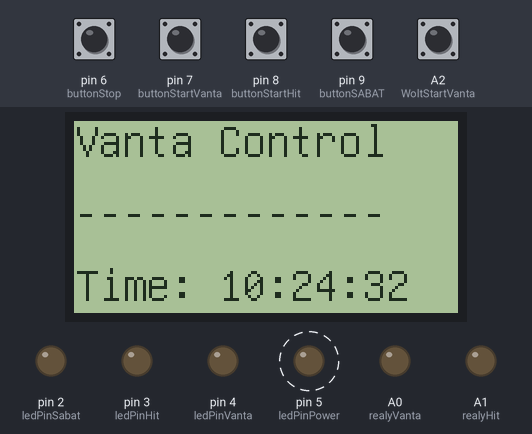
Bench run of a sketch on a simulated Arduino Uno, built with avr-gcc and run on an emulated ATmega328P. On the bench: 128×64 one-colour display, output pins drawn as LEDs (lit = HIGH). Dashed ring = blinking. The inputs (shaded band) are chosen by the test bench; at power-on: A2 (WoltStartVanta), pin 6 (buttonStop), pin 7 (buttonStartVanta), pin 8 (buttonStartHit), pin 9 (buttonSABAT) LOW. The local clock reads 2024-03-15 10:24:30 at power-on unless the sketch sets it; what the sketch prints to the serial monitor is not drawn.

Above: at 3.0 s.
3.1 s: pin 7 (buttonStartVanta) pulled HIGH for 1.35 s
At 5.8 s:
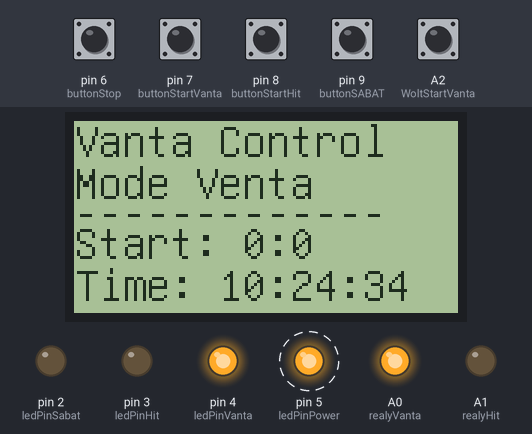
6.5 s: pin 8 (buttonStartHit) pulled HIGH for 1.35 s
At 7.8 s:
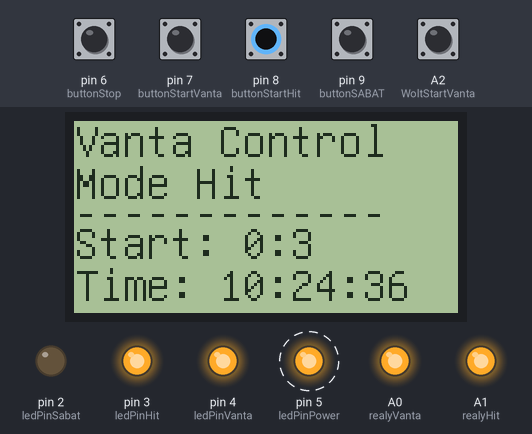
9.9 s: pin 9 (buttonSABAT) pulled HIGH for 1.35 s
At 11.7 s:
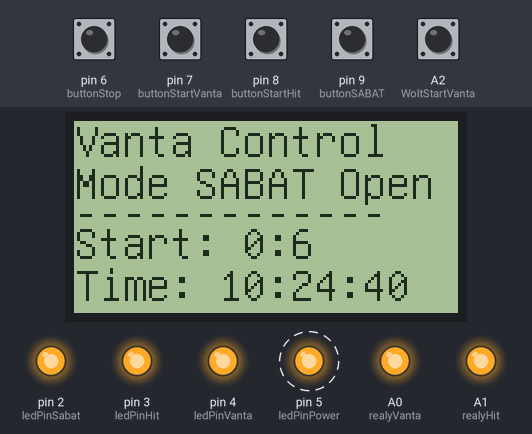
13.4 s: pin 6 (buttonStop) pulled HIGH for 1.35 s
At 15.8 s:
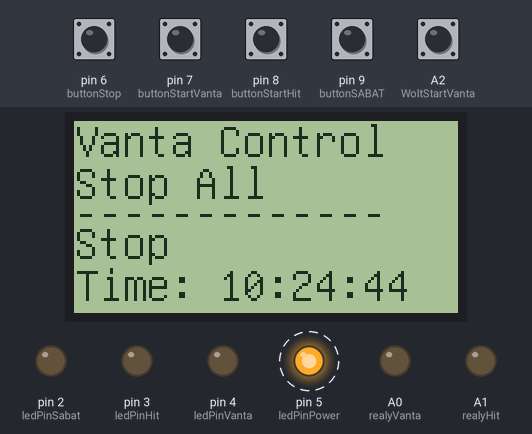
16.8 s: pin 9 (buttonSABAT) pulled HIGH for 1.35 s
At 19.4 s:
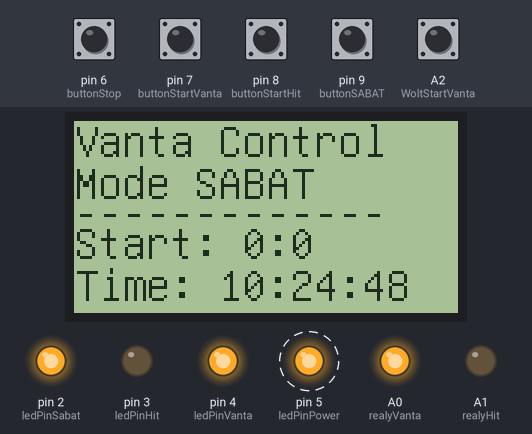
19.6 s: A2 (WoltStartVanta) pulled HIGH for 1.35 s
At 21.8 s:
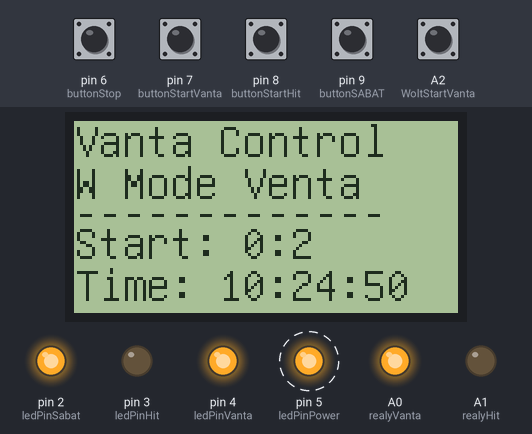
Timing chart, 0 to 24.7 s (numbered marks = the images above; inputs shaded):
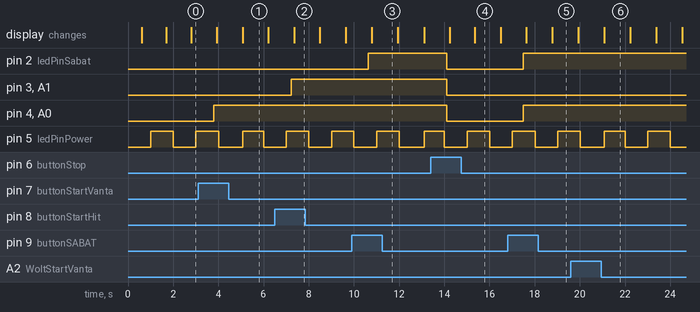

The sketch:

VantaControlVer71.ino
```cpp
/******************************************************************
 Created with PROGRAMINO IDE for Arduino - 24/05/2020 17:48:03
 Project     :
 Libraries   :
 Author      :
 Description :
******************************************************************/
/*   Venta Control
 * Doron Sandroy
 * version 7.2
 * BTN - From the Wolt
 *       From The BOX Start Venta
 *                    Start HIT
 *                    Stop ALL
 *                    Sabat MODE
 *  The Wolt BTN is from transistor
 *             //test the time if the time is 12 nite than clase all relay
           //than on the mornig set up agin on 8 a clock
           /*
            hour();            // the hour now  (0-23)
            minute();          // the minute now (0-59)
            second();          // the second now (0-59)
            day();             // the day now (1-31)
            weekday();         // day of the week, Sunday is day 0
            month();           // the month now (1-12)
            year();            // the full four digit year: (2009, 2010 etc)
            **************************************************************
            *    add new protocol from the wifi card to the arduino system cpu
            *    ADD NEW UART --
            *    the command :
            *    --------------
            *    FROM MAIN CPU
            *    ---------------
            *    GET_TIME = 110
            *    SET_TIME = 120
            *    GET_STATUS = 130
            *    ------------
            *    FROM WIFI CPU
            *    -------------
            *    SET_VENTA_RELAY = 210
            *    STOP_VENTA_RELAY = 220
            *    SET_HIT_RELAY = 230
            *    STOP_HIT_RELAY = 240
            *    STOP_ALL = 250
            DOTO ------
            1. ADD NEW UART
            2. ADD NEW switch  protocol
            3. add new btn for the SABAT sw
            -----------------------------
            on the wifi cpu
            1. add all need for the protocol
            2. add all command from up (from the arduino cpu)
            3. add all need for WIFI connceted and get from the alaxa command
               for on / off the relays.


*/
/*
 * Test Venta System
 * the test is
 * 1. sw test
 * 2. led test
 * 3. lcd test
 * 4. com test
 */
//include

#include <TimeLib.h>
#include <TimeAlarms.h>
//#include <ESP8266WiFi.h>
#include <time.h>
#include <DS3232RTC.h>      // https://github.com/JChristensen/DS3232RTC

//
#define STOP_ALL 1
#define VENTA 2
#define HIT 3
#define SABAT 4
#define SABAT_CLOSE 5
#define WOLT_POWER_VENTA 6
#define OFF 0
#define ON 1
//
#include "U8glib.h"
U8GLIB_ST7920_128X64_4X u8g(13,11,10,U8G_PIN_NONE);
// PIN asimnt
//button setup
const int  buttonStop = 6;
const int  buttonStartVanta = 7;
const int  buttonSABAT = 9;
const int  buttonStartHit = 8;
//-------------------------------
const int  WoltStartVanta = A2;

//-------------------------------
//led setup
const int ledPinHit = 3;
const int ledPinVanta = 4;
const int ledPinSabat = 2;
const int ledPinPower = 5;//ok
//-------------------------------
//relay setup
const int  realyVanta = A0;
const int  realyHit = A1;
//-------------------------------
//   var
char buttonStateStop = 0;
char buttonStateVenta = 0;
char buttonStateVentaWolt = 0;
char buttonStateHit = 0;
char buttonStateSABAT = 0;
char lastButtonStateStop = 0;
char lastButtonStateWolt = 0;
//------------------------------
int TimeCount =0;
char TimeCountStatus =0;
char status_led = 0;
char VentaWolt =0;
char StatusWorgink = 0;
//------------------------------
int HITtime = 60*15;//20 sec
int VENTAtime = 60*30;//30 sec
int SabatOntime = 60*20;// sec
int SabatClosetime = 60*15;// sec
//*********for debug*********
//int HITtime = 60*1;//20 sec
//int VENTAtime = 60*1;//30 sec
//int SabatOntime = 60*1;//30 sec
//int SabatClosetime = 60*1;//30 sec
//*********for debug*********
int BTNStatus =0;
int SabatSatus = 0;
int BTNStatusOLD = 0;
//Display Data
char strdata1[16]="Vanta Control";//line 1
char strdata2[16];//line 2
char strdata3[16];//line 3
char strdata4[16];//line 4
//const


//fnq test
void printDateTime(time_t t);

void draw(void)
{
  // graphic commands to redraw the complete screen should be placed her
  u8g.setFont(u8g_font_unifont);
  //u8g.setFont(u8g_font_osb21);
  u8g.drawStr( 0, 12, strdata1);
  u8g.drawStr( 0, 26, strdata2);
  u8g.drawStr( 0, 36, "-------------");
  u8g.drawStr( 0, 46, strdata3);
  u8g.drawStr( 0, 60, strdata4);
}

//****************************

//int timezone = 3;

AlarmId id;

int ReadBTN(void)
{
  int ReturnVal = 0;
//  buttonStateStop = 0;
//  buttonStateVenta = 0;
//  buttonStateVentaWolt = 0;
//  buttonStateHit = 0 ;
//  buttonStateSABAT = 0;

 // read the pushbutton input pin:
  buttonStateStop = digitalRead(buttonStop);
  buttonStateVenta = digitalRead(buttonStartVanta);
  buttonStateVentaWolt = digitalRead(WoltStartVanta);
  buttonStateHit = digitalRead(buttonStartHit);
  buttonStateSABAT = digitalRead(buttonSABAT);

  Alarm.delay(500);

  if (buttonStateStop != lastButtonStateStop)
  {
      //Serial.println("Stop Button");
      sprintf(strdata2, "Mode Stop");
      lastButtonStateStop = buttonStateStop;
      ReturnVal = STOP_ALL;
  }else{
          if( (buttonStateVentaWolt != lastButtonStateWolt))// &&( SabatSatus == 0))
          {
                VentaWolt = 1;
                sprintf(strdata2, "W Mode Venta");
                TimeCountStatus = 1;
//                Serial.print("Venta Wolt Start :");
//                Serial.print(lastButtonStateWolt);
//                Serial.println(buttonStateVentaWolt);
                lastButtonStateWolt = buttonStateVentaWolt;
                ReturnVal = WOLT_POWER_VENTA;

          }else
          {
                if ((buttonStateVenta == 1)&&( SabatSatus == 0))
                {
//                        Serial.println("Venta Button");
                        ReturnVal = VENTA;
                        sprintf(strdata2, "Mode Venta");
                        TimeCountStatus = 1;

                }else{
                        if (buttonStateHit == 1)//
                        {
//                            Serial.println("HIT Button");
                            ReturnVal = HIT;
                            sprintf(strdata2, "Mode Hit");
                            TimeCountStatus = 1;
                        }else{
                                if (buttonStateSABAT == 1)
                                {
//                                    Serial.println("SABAT Button");
                                    ReturnVal = SABAT;
                                    SabatSatus = 1;
                                    sprintf(strdata2, "Mode SABAT");
                                    TimeCountStatus = 1;
                                }else{
                                        ReturnVal = 0;
                                     }
                              }

                  }
                }
              }
return ReturnVal;
}
//****************************


void setup()
{
// rtc init
    setSyncProvider(RTC.get);   // the function to get the time from the RTC
    if(timeStatus() != timeSet)
        Serial.println("Unable to sync with the RTC");
    else
        Serial.println("RTC has set the system time");
 // RTC.set(compileTime());
  //pin setup
  pinMode(buttonStop, INPUT);
  pinMode(buttonStartVanta, INPUT);
  pinMode(ledPinSabat, INPUT);
  pinMode(buttonStartHit, INPUT);
  pinMode(WoltStartVanta, INPUT);
//--------------------------------
  pinMode(ledPinHit, OUTPUT);
  pinMode(ledPinVanta, OUTPUT);
  pinMode(ledPinSabat, OUTPUT);
  pinMode(ledPinPower, OUTPUT);
//--------------------------------
  pinMode(realyVanta, OUTPUT);
  pinMode(realyHit, OUTPUT);
//--------------------------------
//all pin set up on init
  digitalWrite(ledPinPower,LOW);
  digitalWrite(ledPinVanta,LOW);
  digitalWrite(ledPinHit,LOW);
  digitalWrite(ledPinSabat,LOW);
//--------------------------------
// initialize serial communication:
  Serial.begin(9600);
  while (!Serial) ; // wait for Arduino Serial Monitor
   //setTime(17, 20, 0, 8, 4, 19); // set time to Saturday 22:00:00am Jan 1 2018
  Alarm.timerRepeat(1, Repeats2);// timer for every 1 seconds for led blink
}


void loop()
{
int tempbtn=0;
//get time
   digitalClockDisplay();
   tempbtn = ReadBTN();
   if(tempbtn > 0)
   {
     BTNStatus = tempbtn;
     if (BTNStatus != BTNStatusOLD )
     {
        managSwRelay();
        BTNStatusOLD = BTNStatus;
//        Serial.print("**************   Loop :");
//        Serial.println(BTNStatus);
     }
   }

//******** update disply *******
   u8g.firstPage();
  do {
       draw();
     } while( u8g.nextPage() );

//******** end update disply *******


  Alarm.delay(500); // wait one second between clock display
}

void managSwRelay(void)
{
  switch (BTNStatus)
  {
      case SABAT:
//            Serial.println("SABAT MODE VENTA");
            digitalWrite(ledPinSabat,HIGH);
            digitalWrite(realyVanta, HIGH);
            digitalWrite(ledPinVanta,HIGH);
            sprintf(strdata2, "Mode SABAT Open");
            Alarm.timerOnce(SabatOntime, OnceOnly);
           break;
      case SABAT_CLOSE:
//            Serial.println("SABAT MODE VENTA close");
            digitalWrite(ledPinVanta,LOW);
            digitalWrite(realyVanta, LOW);
            sprintf(strdata2, "Mode SABAT Close");
            Alarm.timerOnce(SabatClosetime, OnceOnly);
            break;
      case WOLT_POWER_VENTA:
//            Serial.println("from mneg WOLT MODE VENTA");
            digitalWrite(realyVanta, HIGH);
            digitalWrite(ledPinVanta,HIGH);
            Alarm.timerOnce(VENTAtime, OnceOnly);
//            Serial.print(VentaWolt);
//            Serial.println();
            break;
      case VENTA:
//            Serial.println("MODE VENTA");
            digitalWrite(realyVanta, HIGH);
            digitalWrite(ledPinVanta,HIGH);
            Alarm.timerOnce(VENTAtime, OnceOnly);
//            Serial.print("Start Time:");
            //Serial.println();
            //VentaWolt = 1;
           break;
      case HIT:
//            Serial.println("MODE HIT");
            digitalWrite(realyHit, HIGH);
            digitalWrite(ledPinHit,HIGH);
            Alarm.timerOnce(VENTAtime, OnceOnly);
//            Serial.print("Start Time:");
            //Serial.println();
            //Alarm.free(id);
            break;
      case  STOP_ALL:
            //display time
            TimeCount = 0;
            TimeCountStatus = 0;
            sprintf(strdata3, "Stop");
            //venta
            digitalWrite(realyVanta, LOW);
            digitalWrite(ledPinVanta,LOW);
            //hit
            digitalWrite(realyHit, LOW);
            digitalWrite(ledPinHit,LOW);
            //sabat
            SabatSatus = 0;
            digitalWrite(ledPinSabat,LOW);
            //***
//            Serial.print("Stop:");
//            Serial.println();
            sprintf(strdata2, "Stop All");
            //Alarm.free(id);
            break;
      default:
      // if nothing else matches, do the default
      // default is optional
          break;
  }
}


// functions to be called when an alarm triggers:
void MorningAlarm() {
  Serial.println("Alarm: - turn lights off");
}

void EveningAlarm() {
  Serial.println("Alarm: - turn lights on");
}

void WeeklyAlarm() {
  Serial.println("Alarm: - its Monday Morning");
}

void ExplicitAlarm() {
  Serial.println("Alarm: - this triggers only at the given date and time");
}

void Repeats()
{

}
int sec,minit =0;
void Repeats2()
{

    if ( status_led == 0)
    {
        status_led = 1;
    }else {
            status_led = 0;
          }
    digitalWrite(ledPinPower,status_led);
//    Serial.print("Time = ");
//    Serial.print(TimeCount);
//    Serial.println("");
    if(TimeCountStatus == 1)
    {
       sec++;
       TimeCount++;
       if(sec == 60)
       {
           sec = 0;
           minit++;
       }
       if(TimeCount == 1)
       {
          sec = 0;
          minit=0;
       }
       sprintf(strdata3, "Start: %d:%d",minit,sec);
    }
}

void OnceOnly()
{

//    Serial.print("BTNStatus :");
//    Serial.println(BTNStatus);
    if (SabatSatus == 1)
    {
        if(BTNStatus == SABAT_CLOSE)
        {
//           Serial.println("SABAT_CLOSE");
           BTNStatus = SABAT;
           TimeCount = 0;
        }
        else{
             if(BTNStatus == SABAT)
             {
//                Serial.println("SABAT OPEN");
                BTNStatus = SABAT_CLOSE;
                TimeCount = 0;
             }
            }


    }else{
            BTNStatus = STOP_ALL;
//            Serial.println("STOP ALL Time = ");
//            Serial.println();
           }
    managSwRelay();
}

void digitalClockDisplay()
{
    // digital clock display of the time
    time_t t = RTC.get();
    sprintf(strdata4, "Time: %d:%d:%d",hour(),minute(),second());
//    Serial.print(hour());
    printDigits(minute());
    printDigits(second());
//    Serial.print(' ');
//    Serial.print(day());
//    Serial.print(' ');
//    Serial.print(month());
//    Serial.print(' ');
//    Serial.print(year());
//    Serial.println();
}

void printDigits(int digits)
{
    // utility function for digital clock display: prints preceding colon and leading 0
    Serial.print(':');
    if(digits < 10)
        Serial.print('0');
    Serial.print(digits);
}

time_t compileTime()
{
    const time_t FUDGE(10);    //fudge factor to allow for upload time, etc. (seconds, YMMV)
    const char *compDate = __DATE__, *compTime = __TIME__, *months = "JanFebMarAprMayJunJulAugSepOctNovDec";
    char compMon[4], *m;

    strncpy(compMon, compDate, 3);
    compMon[3] = '\0';
    m = strstr(months, compMon);

    tmElements_t tm;
    tm.Month = ((m - months) / 3 + 1);
    tm.Day = atoi(compDate + 4);
    tm.Year = atoi(compDate + 7) - 1970;
    tm.Hour = atoi(compTime);
    tm.Minute = atoi(compTime + 3);
    tm.Second = atoi(compTime + 6);
    sprintf(strdata4, "Time: %d:%d:%d",tm.Hour,tm.Minute,tm.Second);
    time_t t = makeTime(tm);
    setTime(t);
    return t + FUDGE;        //add fudge factor to allow for compile time
}
```

Measured:
- after the input at 3.1 s, pin 4 (ledPinVanta), A0 (realyVanta): LOW → HIGH after 0.71 s; the display: first changes after 0.83 s (image 1 shows a later state)
- after the input at 6.5 s, pin 3 (ledPinHit), A1 (realyHit): LOW → HIGH after 0.72 s; the display: changes after 0.85 s (image 2)
- after the input at 9.9 s, pin 2 (ledPinSabat): LOW → HIGH after 0.74 s; the display: changes after 0.89 s (image 3)
- after the input at 13.4 s, pin 2 (ledPinSabat), pin 3 (ledPinHit), pin 4 (ledPinVanta), A0 (realyVanta), A1 (realyHit): HIGH → LOW after 0.71 s; the display: first changes after 0.83 s (image 4 shows a later state)
- after the input at 16.8 s, pin 2 (ledPinSabat), pin 4 (ledPinVanta), A0 (realyVanta): LOW → HIGH after 0.70 s; the display: first changes after 0.84 s (image 5 shows a later state)
- after the input at 19.6 s, the display: first differs from a run without the input after 1.5 s (image 6)
- by itself, pin 5 (ledPinPower): alternates HIGH for 0.96 s and LOW for 1.0 s
